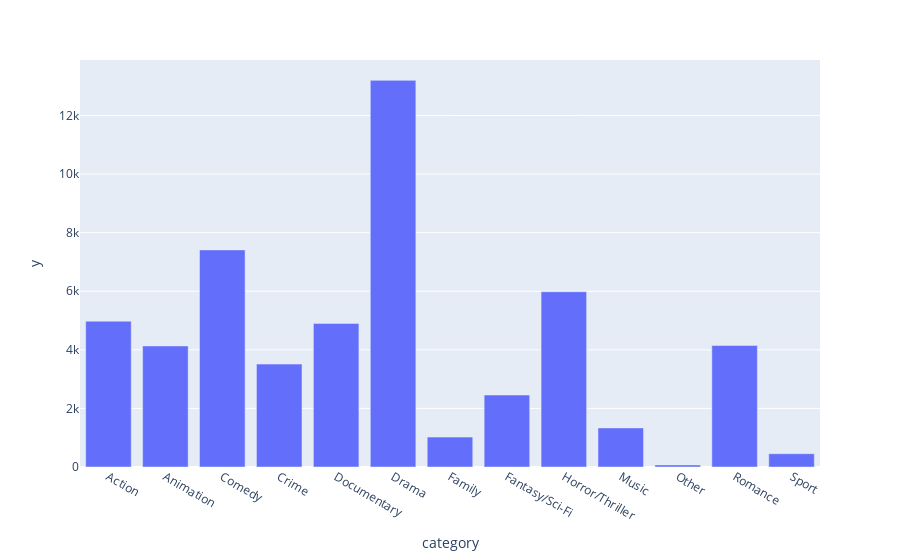

This figure's notebook cell:
### Markdown cell above
Generamos un diccionario para agrupar las categorias de las películas

### Code cell
# Define el diccionario de géneros y sus categorías más amplias
genre_dict = {
    'Comedy': 'Comedy',
    'Documentary': 'Documentary',
    'Biography': 'Documentary',
    'Horror': 'Horror/Thriller',
    'Mystery': 'Horror/Thriller',
    'Thriller': 'Horror/Thriller',
    'Drama': 'Drama',
    'Romance': 'Romance',
    'Crime': 'Crime',
    'Western': 'Action',
    'History': 'Documentary',
    'Family': 'Family',
    'Sport': 'Sport',
    'Action': 'Action',
    'Musical': 'Music',
    'Adventure': 'Animation',
    'War': 'Action',
    'Music': 'Music',
    'News': 'Documentary',
    'Short': 'Other',
    'Fantasy': 'Fantasy/Sci-Fi',
    'Sci-Fi': 'Fantasy/Sci-Fi',
    'Animation': 'Animation',
    'Film-Noir': 'Other',
    'Reality-TV': 'Other'
}

# Crea una nueva columna con las categorías amplias
data['category'] = data['genre'].replace(genre_dict)

# Agrupa por categoría y cuenta el número de películas en cada categoría
category_count = data.groupby('category')['dataId'].count()

# Crea un gráfico de barras con la cuenta de películas por categoría
import plotly.express as px

fig = px.bar(category_count, x=category_count.index, y=category_count.values)
fig.show()

### Figure 1 — Plotly figure (JSON) as saved in the notebook; plotly's stock layout.template omitted (floating-point values rounded to 4 significant figures)
{"data": [{"alignmentgroup": "True", "hovertemplate": "category=%{x}<br>y=%{y}<extra></extra>", "legendgroup": "", "marker": {"color": "#636efa", "pattern": {"shape": ""}}, "name": "", "offsetgroup": "", "orientation": "v", "showlegend": false, "textposition": "auto", "type": "bar", "x": ["Action", "Animation", "Comedy", "Crime", "Documentary", "Drama", "Family", "Fantasy/Sci-Fi", "Horror/Thriller", "Music", "Other", "Romance", "Sport"], "xaxis": "x", "y": [4978, 4133, 7413, 3514, 4903, 13201, 1021, 2458, 5984, 1334, 70, 4147, 453], "yaxis": "y"}], "layout": {"barmode": "relative", "legend": {"tracegroupgap": 0}, "margin": {"t": 60}, "xaxis": {"anchor": "y", "domain": [0, 1], "title": {"text": "category"}}, "yaxis": {"anchor": "x", "domain": [0, 1], "title": {"text": "y"}}}}
